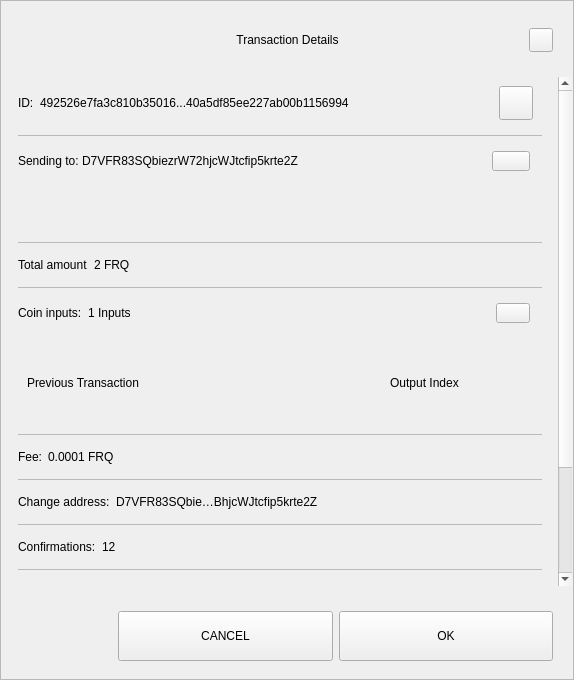
<?xml version="1.0" encoding="UTF-8"?>
<ui version="4.0">
 <class>TxDetailDialog</class>
 <widget class="QWidget" name="TxDetailDialog">
  <property name="geometry">
   <rect>
    <x>0</x>
    <y>0</y>
    <width>574</width>
    <height>680</height>
   </rect>
  </property>
  <property name="sizePolicy">
   <sizepolicy hsizetype="Preferred" vsizetype="Expanding">
    <horstretch>0</horstretch>
    <verstretch>0</verstretch>
   </sizepolicy>
  </property>
  <property name="minimumSize">
   <size>
    <width>574</width>
    <height>500</height>
   </size>
  </property>
  <property name="windowTitle">
   <string>Form</string>
  </property>
  <property name="styleSheet">
   <string notr="true"/>
  </property>
  <layout class="QVBoxLayout" name="verticalLayout_3">
   <property name="spacing">
    <number>0</number>
   </property>
   <property name="leftMargin">
    <number>0</number>
   </property>
   <property name="topMargin">
    <number>0</number>
   </property>
   <property name="rightMargin">
    <number>0</number>
   </property>
   <property name="bottomMargin">
    <number>0</number>
   </property>
   <item>
    <widget class="QFrame" name="frame">
     <property name="sizePolicy">
      <sizepolicy hsizetype="Preferred" vsizetype="Expanding">
       <horstretch>0</horstretch>
       <verstretch>0</verstretch>
      </sizepolicy>
     </property>
     <property name="styleSheet">
      <string notr="true"/>
     </property>
     <property name="frameShape">
      <enum>QFrame::StyledPanel</enum>
     </property>
     <property name="frameShadow">
      <enum>QFrame::Raised</enum>
     </property>
     <layout class="QVBoxLayout" name="verticalLayout">
      <property name="leftMargin">
       <number>0</number>
      </property>
      <property name="rightMargin">
       <number>0</number>
      </property>
      <item>
       <layout class="QHBoxLayout" name="horizontalLayout_3">
        <property name="spacing">
         <number>0</number>
        </property>
        <property name="leftMargin">
         <number>20</number>
        </property>
        <property name="topMargin">
         <number>10</number>
        </property>
        <property name="rightMargin">
         <number>20</number>
        </property>
        <item>
         <spacer name="horizontalSpacer_1">
          <property name="orientation">
           <enum>Qt::Horizontal</enum>
          </property>
          <property name="sizeHint" stdset="0">
           <size>
            <width>40</width>
            <height>20</height>
           </size>
          </property>
         </spacer>
        </item>
        <item>
         <widget class="QLabel" name="labelTitle">
          <property name="minimumSize">
           <size>
            <width>0</width>
            <height>40</height>
           </size>
          </property>
          <property name="maximumSize">
           <size>
            <width>16777215</width>
            <height>40</height>
           </size>
          </property>
          <property name="styleSheet">
           <string notr="true">padding-left:24px;</string>
          </property>
          <property name="text">
           <string>Transaction Details</string>
          </property>
          <property name="alignment">
           <set>Qt::AlignCenter</set>
          </property>
          <property name="margin">
           <number>7</number>
          </property>
         </widget>
        </item>
        <item>
         <spacer name="horizontalSpacer_2">
          <property name="orientation">
           <enum>Qt::Horizontal</enum>
          </property>
          <property name="sizeHint" stdset="0">
           <size>
            <width>40</width>
            <height>20</height>
           </size>
          </property>
         </spacer>
        </item>
        <item>
         <widget class="QPushButton" name="btnEsc">
          <property name="minimumSize">
           <size>
            <width>24</width>
            <height>24</height>
           </size>
          </property>
          <property name="maximumSize">
           <size>
            <width>24</width>
            <height>24</height>
           </size>
          </property>
          <property name="focusPolicy">
           <enum>Qt::NoFocus</enum>
          </property>
          <property name="text">
           <string/>
          </property>
         </widget>
        </item>
       </layout>
      </item>
      <item>
       <spacer name="verticalSpacer">
        <property name="orientation">
         <enum>Qt::Vertical</enum>
        </property>
        <property name="sizeType">
         <enum>QSizePolicy::Fixed</enum>
        </property>
        <property name="sizeHint" stdset="0">
         <size>
          <width>20</width>
          <height>10</height>
         </size>
        </property>
       </spacer>
      </item>
      <item>
       <widget class="QWidget" name="layoutScroll" native="true">
        <property name="minimumSize">
         <size>
          <width>0</width>
          <height>0</height>
         </size>
        </property>
        <layout class="QVBoxLayout" name="verticalLayout_4">
         <property name="leftMargin">
          <number>0</number>
         </property>
         <property name="topMargin">
          <number>0</number>
         </property>
         <property name="rightMargin">
          <number>0</number>
         </property>
         <item>
          <widget class="QScrollArea" name="scrollArea">
           <property name="styleSheet">
            <string notr="true">#scrollArea {
background:transparent;
}</string>
           </property>
           <property name="horizontalScrollBarPolicy">
            <enum>Qt::ScrollBarAlwaysOff</enum>
           </property>
           <property name="sizeAdjustPolicy">
            <enum>QAbstractScrollArea::AdjustIgnored</enum>
           </property>
           <property name="widgetResizable">
            <bool>true</bool>
           </property>
           <property name="alignment">
            <set>Qt::AlignLeading|Qt::AlignLeft|Qt::AlignTop</set>
           </property>
           <widget class="QWidget" name="scrollAreaWidgetContents">
            <property name="geometry">
             <rect>
              <x>0</x>
              <y>0</y>
              <width>556</width>
              <height>672</height>
             </rect>
            </property>
            <property name="autoFillBackground">
             <bool>false</bool>
            </property>
            <property name="styleSheet">
             <string notr="true">#scrollAreaWidgetContents {
background:transparent;
}</string>
            </property>
            <layout class="QVBoxLayout" name="verticalLayout_7">
             <property name="spacing">
              <number>0</number>
             </property>
             <property name="sizeConstraint">
              <enum>QLayout::SetDefaultConstraint</enum>
             </property>
             <property name="leftMargin">
              <number>0</number>
             </property>
             <property name="topMargin">
              <number>0</number>
             </property>
             <property name="rightMargin">
              <number>0</number>
             </property>
             <property name="bottomMargin">
              <number>0</number>
             </property>
             <item>
              <widget class="QWidget" name="content" native="true">
               <layout class="QVBoxLayout" name="verticalLayout_2">
                <property name="leftMargin">
                 <number>16</number>
                </property>
                <property name="topMargin">
                 <number>0</number>
                </property>
                <property name="rightMargin">
                 <number>16</number>
                </property>
                <item>
                 <widget class="QWidget" name="contentID" native="true">
                  <layout class="QHBoxLayout" name="horizontalLayout_12" stretch="0,1,0">
                   <property name="leftMargin">
                    <number>0</number>
                   </property>
                   <item>
                    <widget class="QLabel" name="labelId">
                     <property name="maximumSize">
                      <size>
                       <width>16777215</width>
                       <height>16777215</height>
                      </size>
                     </property>
                     <property name="text">
                      <string>ID:</string>
                     </property>
                    </widget>
                   </item>
                   <item>
                    <widget class="QLabel" name="textId">
                     <property name="text">
                      <string>492526e7fa3c810b35016...40a5df85ee227ab00b1156994</string>
                     </property>
                    </widget>
                   </item>
                   <item>
                    <widget class="QPushButton" name="pushCopy">
                     <property name="minimumSize">
                      <size>
                       <width>34</width>
                       <height>34</height>
                      </size>
                     </property>
                     <property name="maximumSize">
                      <size>
                       <width>34</width>
                       <height>34</height>
                      </size>
                     </property>
                     <property name="focusPolicy">
                      <enum>Qt::NoFocus</enum>
                     </property>
                     <property name="text">
                      <string/>
                     </property>
                     <property name="iconSize">
                      <size>
                       <width>24</width>
                       <height>24</height>
                      </size>
                     </property>
                    </widget>
                   </item>
                  </layout>
                 </widget>
                </item>
                <item>
                 <widget class="QLabel" name="labelDivider9">
                  <property name="maximumSize">
                   <size>
                    <width>16777215</width>
                    <height>1</height>
                   </size>
                  </property>
                  <property name="styleSheet">
                   <string notr="true">background-color:#bababa;</string>
                  </property>
                  <property name="text">
                   <string/>
                  </property>
                 </widget>
                </item>
                <item>
                 <widget class="QWidget" name="contentOutputs" native="true">
                  <layout class="QHBoxLayout" name="horizontalLayout_11" stretch="0,3,0">
                   <property name="spacing">
                    <number>0</number>
                   </property>
                   <property name="leftMargin">
                    <number>0</number>
                   </property>
                   <property name="rightMargin">
                    <number>12</number>
                   </property>
                   <item>
                    <widget class="QLabel" name="labelSend">
                     <property name="maximumSize">
                      <size>
                       <width>16777215</width>
                       <height>16777215</height>
                      </size>
                     </property>
                     <property name="text">
                      <string>Sending to: </string>
                     </property>
                    </widget>
                   </item>
                   <item>
                    <widget class="QLabel" name="textSend">
                     <property name="text">
                      <string>D7VFR83SQbiezrW72hjcWJtcfip5krte2Z </string>
                     </property>
                    </widget>
                   </item>
                   <item>
                    <widget class="QPushButton" name="pushOutputs">
                     <property name="minimumSize">
                      <size>
                       <width>34</width>
                       <height>20</height>
                      </size>
                     </property>
                     <property name="maximumSize">
                      <size>
                       <width>38</width>
                       <height>20</height>
                      </size>
                     </property>
                     <property name="focusPolicy">
                      <enum>Qt::NoFocus</enum>
                     </property>
                     <property name="styleSheet">
                      <string notr="true"/>
                     </property>
                     <property name="text">
                      <string/>
                     </property>
                    </widget>
                   </item>
                  </layout>
                 </widget>
                </item>
                <item>
                 <widget class="QScrollArea" name="outputsScrollArea">
                  <property name="minimumSize">
                   <size>
                    <width>0</width>
                    <height>50</height>
                   </size>
                  </property>
                  <property name="styleSheet">
                   <string notr="true">#outputsScrollArea {
background:transparent;
}</string>
                  </property>
                  <property name="widgetResizable">
                   <bool>true</bool>
                  </property>
                  <widget class="QWidget" name="container_outputs_base">
                   <property name="geometry">
                    <rect>
                     <x>0</x>
                     <y>0</y>
                     <width>522</width>
                     <height>48</height>
                    </rect>
                   </property>
                   <property name="styleSheet">
                    <string notr="true">#container_outputs_base {
background:transparent;
}</string>
                   </property>
                  </widget>
                 </widget>
                </item>
                <item>
                 <widget class="QLabel" name="labelDivider8">
                  <property name="maximumSize">
                   <size>
                    <width>16777215</width>
                    <height>1</height>
                   </size>
                  </property>
                  <property name="styleSheet">
                   <string notr="true">background-color:#bababa;</string>
                  </property>
                  <property name="text">
                   <string/>
                  </property>
                 </widget>
                </item>
                <item>
                 <widget class="QWidget" name="contentAmount" native="true">
                  <layout class="QHBoxLayout" name="horizontalLayout_4" stretch="0,1">
                   <property name="leftMargin">
                    <number>0</number>
                   </property>
                   <item>
                    <widget class="QLabel" name="labelAmount">
                     <property name="maximumSize">
                      <size>
                       <width>16777215</width>
                       <height>16777215</height>
                      </size>
                     </property>
                     <property name="text">
                      <string>Total amount</string>
                     </property>
                    </widget>
                   </item>
                   <item>
                    <widget class="QLabel" name="textAmount">
                     <property name="text">
                      <string>2 FRQ</string>
                     </property>
                    </widget>
                   </item>
                  </layout>
                 </widget>
                </item>
                <item>
                 <widget class="QLabel" name="labelDivider6">
                  <property name="maximumSize">
                   <size>
                    <width>16777215</width>
                    <height>1</height>
                   </size>
                  </property>
                  <property name="styleSheet">
                   <string notr="true">background-color:#bababa;</string>
                  </property>
                  <property name="text">
                   <string/>
                  </property>
                 </widget>
                </item>
                <item>
                 <widget class="QWidget" name="contentInputs" native="true">
                  <layout class="QHBoxLayout" name="horizontalLayout" stretch="0,2,0">
                   <property name="leftMargin">
                    <number>0</number>
                   </property>
                   <property name="rightMargin">
                    <number>12</number>
                   </property>
                   <item>
                    <widget class="QLabel" name="labelInputs">
                     <property name="sizePolicy">
                      <sizepolicy hsizetype="Minimum" vsizetype="Preferred">
                       <horstretch>0</horstretch>
                       <verstretch>0</verstretch>
                      </sizepolicy>
                     </property>
                     <property name="maximumSize">
                      <size>
                       <width>16777215</width>
                       <height>16777215</height>
                      </size>
                     </property>
                     <property name="text">
                      <string>Coin inputs:</string>
                     </property>
                    </widget>
                   </item>
                   <item>
                    <widget class="QLabel" name="textInputs">
                     <property name="text">
                      <string>1 Inputs</string>
                     </property>
                    </widget>
                   </item>
                   <item>
                    <widget class="QPushButton" name="pushInputs">
                     <property name="maximumSize">
                      <size>
                       <width>34</width>
                       <height>20</height>
                      </size>
                     </property>
                     <property name="focusPolicy">
                      <enum>Qt::NoFocus</enum>
                     </property>
                     <property name="styleSheet">
                      <string notr="true"/>
                     </property>
                     <property name="text">
                      <string/>
                     </property>
                    </widget>
                   </item>
                  </layout>
                 </widget>
                </item>
                <item>
                 <widget class="QFrame" name="gridInputs">
                  <property name="sizePolicy">
                   <sizepolicy hsizetype="Preferred" vsizetype="MinimumExpanding">
                    <horstretch>0</horstretch>
                    <verstretch>0</verstretch>
                   </sizepolicy>
                  </property>
                  <property name="minimumSize">
                   <size>
                    <width>0</width>
                    <height>90</height>
                   </size>
                  </property>
                  <layout class="QGridLayout" name="gridLayoutInput" columnstretch="5,2" rowminimumheight="0">
                   <property name="sizeConstraint">
                    <enum>QLayout::SetMaximumSize</enum>
                   </property>
                   <property name="verticalSpacing">
                    <number>0</number>
                   </property>
                   <item row="0" column="0" alignment="Qt::AlignLeft">
                    <widget class="QLabel" name="labelTitlePrevTx">
                     <property name="text">
                      <string>Previous Transaction</string>
                     </property>
                    </widget>
                   </item>
                   <item row="0" column="1" alignment="Qt::AlignLeft">
                    <widget class="QLabel" name="labelOutputIndex">
                     <property name="text">
                      <string>Output Index</string>
                     </property>
                     <property name="alignment">
                      <set>Qt::AlignCenter</set>
                     </property>
                    </widget>
                   </item>
                  </layout>
                 </widget>
                </item>
                <item>
                 <widget class="QLabel" name="labelDivider1">
                  <property name="maximumSize">
                   <size>
                    <width>16777215</width>
                    <height>1</height>
                   </size>
                  </property>
                  <property name="styleSheet">
                   <string notr="true">background-color:#bababa;</string>
                  </property>
                  <property name="text">
                   <string/>
                  </property>
                 </widget>
                </item>
                <item>
                 <widget class="QWidget" name="contentFee" native="true">
                  <layout class="QHBoxLayout" name="horizontalLayout_7" stretch="0,1">
                   <property name="leftMargin">
                    <number>0</number>
                   </property>
                   <item>
                    <widget class="QLabel" name="labelFee">
                     <property name="maximumSize">
                      <size>
                       <width>16777215</width>
                       <height>16777215</height>
                      </size>
                     </property>
                     <property name="text">
                      <string>Fee:</string>
                     </property>
                    </widget>
                   </item>
                   <item>
                    <widget class="QLabel" name="textFee">
                     <property name="text">
                      <string>0.0001 FRQ</string>
                     </property>
                    </widget>
                   </item>
                  </layout>
                 </widget>
                </item>
                <item>
                 <widget class="QLabel" name="labelDivider2">
                  <property name="maximumSize">
                   <size>
                    <width>16777215</width>
                    <height>1</height>
                   </size>
                  </property>
                  <property name="styleSheet">
                   <string notr="true">background-color:#bababa;</string>
                  </property>
                  <property name="text">
                   <string/>
                  </property>
                 </widget>
                </item>
                <item>
                 <widget class="QWidget" name="contentChangeAddress" native="true">
                  <layout class="QHBoxLayout" name="horizontalLayout_6" stretch="0,1">
                   <property name="leftMargin">
                    <number>0</number>
                   </property>
                   <item>
                    <widget class="QLabel" name="labelChange">
                     <property name="maximumSize">
                      <size>
                       <width>16777215</width>
                       <height>16777215</height>
                      </size>
                     </property>
                     <property name="text">
                      <string>Change address:</string>
                     </property>
                    </widget>
                   </item>
                   <item>
                    <widget class="QLabel" name="textChange">
                     <property name="text">
                      <string>D7VFR83SQbie…BhjcWJtcfip5krte2Z </string>
                     </property>
                    </widget>
                   </item>
                  </layout>
                 </widget>
                </item>
                <item>
                 <widget class="QLabel" name="labelDivider4">
                  <property name="maximumSize">
                   <size>
                    <width>16777215</width>
                    <height>1</height>
                   </size>
                  </property>
                  <property name="styleSheet">
                   <string notr="true">background-color:#bababa;</string>
                  </property>
                  <property name="text">
                   <string/>
                  </property>
                 </widget>
                </item>
                <item>
                 <widget class="QWidget" name="contentConfirmations" native="true">
                  <layout class="QHBoxLayout" name="horizontalLayout_8" stretch="0,1">
                   <property name="leftMargin">
                    <number>0</number>
                   </property>
                   <item>
                    <widget class="QLabel" name="labelConfirmations">
                     <property name="maximumSize">
                      <size>
                       <width>16777215</width>
                       <height>16777215</height>
                      </size>
                     </property>
                     <property name="text">
                      <string>Confirmations:</string>
                     </property>
                    </widget>
                   </item>
                   <item>
                    <widget class="QLabel" name="textConfirmations">
                     <property name="text">
                      <string>12</string>
                     </property>
                    </widget>
                   </item>
                  </layout>
                 </widget>
                </item>
                <item>
                 <widget class="QLabel" name="labelDivider7">
                  <property name="maximumSize">
                   <size>
                    <width>16777215</width>
                    <height>1</height>
                   </size>
                  </property>
                  <property name="styleSheet">
                   <string notr="true">background-color:#bababa;</string>
                  </property>
                  <property name="text">
                   <string/>
                  </property>
                 </widget>
                </item>
                <item>
                 <widget class="QWidget" name="contentSize" native="true">
                  <layout class="QHBoxLayout" name="horizontalLayout_9" stretch="0,1">
                   <property name="leftMargin">
                    <number>0</number>
                   </property>
                   <item>
                    <widget class="QLabel" name="labelSize">
                     <property name="maximumSize">
                      <size>
                       <width>16777215</width>
                       <height>16777215</height>
                      </size>
                     </property>
                     <property name="text">
                      <string>Size:</string>
                     </property>
                    </widget>
                   </item>
                   <item>
                    <widget class="QLabel" name="textSize">
                     <property name="text">
                      <string>2 kB</string>
                     </property>
                    </widget>
                   </item>
                  </layout>
                 </widget>
                </item>
                <item>
                 <widget class="QLabel" name="labelDivider3">
                  <property name="maximumSize">
                   <size>
                    <width>16777215</width>
                    <height>1</height>
                   </size>
                  </property>
                  <property name="styleSheet">
                   <string notr="true">background-color:#bababa;</string>
                  </property>
                  <property name="text">
                   <string/>
                  </property>
                 </widget>
                </item>
                <item>
                 <widget class="QWidget" name="contentDate" native="true">
                  <layout class="QHBoxLayout" name="horizontalLayout_5" stretch="0,1">
                   <property name="leftMargin">
                    <number>0</number>
                   </property>
                   <item>
                    <widget class="QLabel" name="labelDate">
                     <property name="maximumSize">
                      <size>
                       <width>16777215</width>
                       <height>16777215</height>
                      </size>
                     </property>
                     <property name="text">
                      <string>Date:</string>
                     </property>
                    </widget>
                   </item>
                   <item>
                    <widget class="QLabel" name="textDate">
                     <property name="text">
                      <string>May 25, 2017</string>
                     </property>
                    </widget>
                   </item>
                  </layout>
                 </widget>
                </item>
                <item>
                 <widget class="QLabel" name="labelDivider5">
                  <property name="maximumSize">
                   <size>
                    <width>16777215</width>
                    <height>1</height>
                   </size>
                  </property>
                  <property name="styleSheet">
                   <string notr="true">background-color:#bababa;</string>
                  </property>
                  <property name="text">
                   <string/>
                  </property>
                 </widget>
                </item>
                <item>
                 <widget class="QWidget" name="contentStatus" native="true">
                  <layout class="QHBoxLayout" name="horizontalLayout_10" stretch="0,1">
                   <property name="leftMargin">
                    <number>0</number>
                   </property>
                   <item>
                    <widget class="QLabel" name="labelStatus">
                     <property name="maximumSize">
                      <size>
                       <width>16777215</width>
                       <height>16777215</height>
                      </size>
                     </property>
                     <property name="text">
                      <string>Status:</string>
                     </property>
                    </widget>
                   </item>
                   <item>
                    <widget class="QLabel" name="textStatus">
                     <property name="text">
                      <string>Spendable</string>
                     </property>
                    </widget>
                   </item>
                  </layout>
                 </widget>
                </item>
                <item>
                 <spacer name="verticalSpacer_2">
                  <property name="orientation">
                   <enum>Qt::Vertical</enum>
                  </property>
                  <property name="sizeType">
                   <enum>QSizePolicy::Expanding</enum>
                  </property>
                  <property name="sizeHint" stdset="0">
                   <size>
                    <width>20</width>
                    <height>10</height>
                   </size>
                  </property>
                 </spacer>
                </item>
                <item>
                 <widget class="QLabel" name="labelWarning">
                  <property name="text">
                   <string>TextLabel</string>
                  </property>
                  <property name="alignment">
                   <set>Qt::AlignCenter</set>
                  </property>
                 </widget>
                </item>
               </layout>
              </widget>
             </item>
            </layout>
           </widget>
          </widget>
         </item>
        </layout>
       </widget>
      </item>
      <item>
       <widget class="QWidget" name="containerButtons" native="true">
        <layout class="QHBoxLayout" name="horizontalLayout1" stretch="1,2,2">
         <property name="leftMargin">
          <number>10</number>
         </property>
         <property name="rightMargin">
          <number>20</number>
         </property>
         <item>
          <spacer name="horizontalSpacer_3">
           <property name="orientation">
            <enum>Qt::Horizontal</enum>
           </property>
           <property name="sizeHint" stdset="0">
            <size>
             <width>40</width>
             <height>20</height>
            </size>
           </property>
          </spacer>
         </item>
         <item>
          <widget class="QPushButton" name="btnCancel">
           <property name="minimumSize">
            <size>
             <width>200</width>
             <height>50</height>
            </size>
           </property>
           <property name="focusPolicy">
            <enum>Qt::NoFocus</enum>
           </property>
           <property name="text">
            <string>CANCEL</string>
           </property>
          </widget>
         </item>
         <item>
          <widget class="QPushButton" name="btnSave">
           <property name="minimumSize">
            <size>
             <width>200</width>
             <height>50</height>
            </size>
           </property>
           <property name="focusPolicy">
            <enum>Qt::NoFocus</enum>
           </property>
           <property name="text">
            <string>OK</string>
           </property>
          </widget>
         </item>
        </layout>
       </widget>
      </item>
     </layout>
    </widget>
   </item>
  </layout>
 </widget>
 <resources/>
 <connections/>
</ui>
